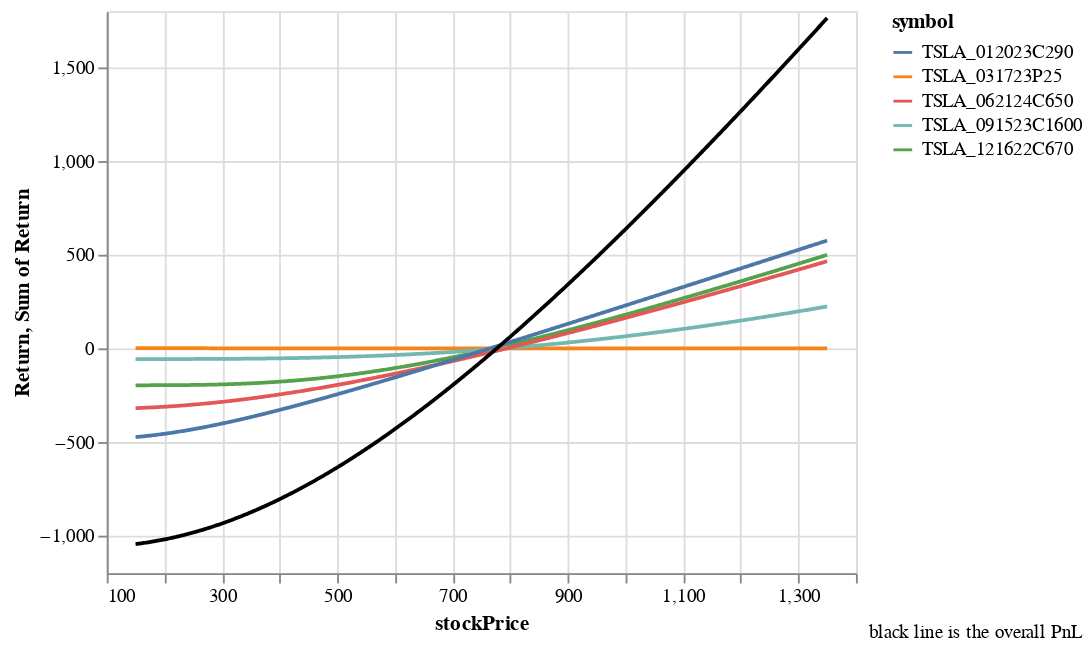

The notebook cell this image was saved under:
### Code cell
# PnL diagram


centerPrice = 750


def Option_PnL_Vis(options,date,centerPrice):
    """
    options: dataframe of options (pandas dataframe)
    date: date of PnL  (dt.date or dt.datetime)
    centerPrice: The visualization will draw the PnL diagram around centerPrice
    """

    def option_stockprice_DF(centerPrice,options,stepNum=500,percent=0.8):
        # https://stackoverflow.com/questions/42168103/how-to-expand-flatten-pandas-dataframe-efficiently
        # https://pandas.pydata.org/pandas-docs/stable/reference/api/pandas.DataFrame.explode.html

        """
        Create a dataframe of options with varying stockPrice
        """
        low = centerPrice*((1-percent))
        high = centerPrice*((1+percent))
        step = (high-low) / stepNum
        priceRange = [ low + step*num for num in range(stepNum+1)]
        options['stockPrice'] = options.apply(lambda df:priceRange,axis=1)
        newdf = options.explode('stockPrice')
        return newdf


    optionss = option_stockprice_DF(centerPrice,options)

    optionss['ExpectedPrice'] = optionss.apply(lambda df: optionpriceRow(df,df.stockPrice,date),axis=1)

    optionss['Num'] = options.apply(lambda df: 1,axis=1) # number of options for the position

    optionss['Return'] = optionss.apply(lambda df: (df.ExpectedPrice - df.mark)*df.Num,axis=1)

    indivual = alt.Chart(optionss).mark_line(thickness=20).encode(
        x='stockPrice:Q',
        y='Return:Q',
        color='symbol:N',
        tooltip = ['description','Return','Num']
    )

    total = alt.Chart(optionss).mark_line(color='black',thickness=40).encode(
        x='stockPrice:Q',
        y='sum(Return):Q',
    )

    res = indivual + total

    res = alt.concat(res).properties(
        title=alt.TitleParams(
            ['black line is the overall PnL'],
            baseline='bottom',
            orient='bottom',
            anchor='end',
            fontWeight='normal',
            fontSize=10,

            )
    )

    return res

Option_PnL_Vis(options,date,centerPrice)

### Figure 1 — Vega-Lite specification as saved in the notebook (floating-point values rounded to 4 significant figures; data arrays with more than 128 entries replaced by an {"elided": "..."} marker saying what was removed)
{"config": {"view": {"continuousWidth": 400, "continuousHeight": 300}}, "concat": [{"layer": [{"mark": {"type": "line", "thickness": 20}, "encoding": {"color": {"field": "symbol", "type": "nominal"}, "tooltip": [{"field": "description", "type": "nominal"}, {"field": "Return", "type": "quantitative"}, {"field": "Num", "type": "quantitative"}], "x": {"field": "stockPrice", "type": "quantitative"}, "y": {"field": "Return", "type": "quantitative"}}}, {"mark": {"type": "line", "color": "black", "thickness": 40}, "encoding": {"x": {"field": "stockPrice", "type": "quantitative"}, "y": {"aggregate": "sum", "field": "Return", "type": "quantitative"}}}]}], "data": {"name": "data-6ae9cbb6d7da1e6ea274e3c1f6e39b0e"}, "title": {"text": ["black line is the overall PnL"], "anchor": "end", "baseline": "bottom", "fontSize": 10, "fontWeight": "normal", "orient": "bottom"}, "$schema": "https://vega.github.io/schema/vega-lite/v4.17.0.json", "datasets": {"data-6ae9cbb6d7da1e6ea274e3c1f6e39b0e": {"elided": "2505 records"}}}
